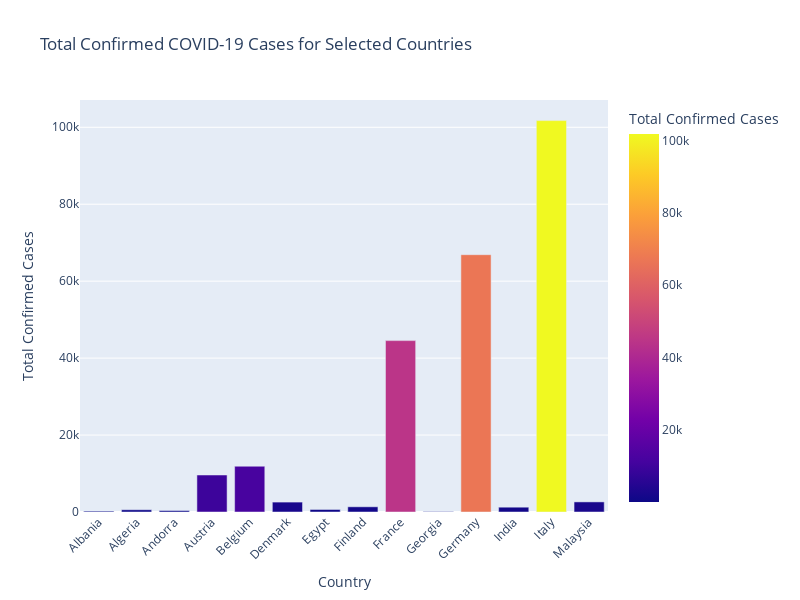

Write notebook code for a chart like this one.
### Code cell
import pandas as pd
import plotly.express as px

# List of countries you want to include in the plot
selected_countries = ['Albania', 'Algeria', 'Andorra','Denmark','Egypt','France','Georgia','Italy','India','Finland','Austria','Malaysia','Belgium','Germany']

# Filter the data for selected countries
selected_data = merged_df[merged_df['Country'].isin(selected_countries)]

# Grouping and aggregating data by Country to get the total confirmed cases
grouped_data = selected_data.groupby(['Country']).agg({'Cumulative_cases': 'max'}).reset_index()

# Create a Plotly figure
fig = px.bar(grouped_data, x='Country', y='Cumulative_cases',
             color='Cumulative_cases',
             labels={'Cumulative_cases': 'Total Confirmed Cases'},
             title='Total Confirmed COVID-19 Cases for Selected Countries',
             height=600)

# Adjust figure width and x-axis label rotation
fig.update_layout(width=800, xaxis_tickangle=-45)  

# Show the plot
fig.show()

### Figure 1 — Plotly figure (JSON) as saved in the notebook; plotly's stock layout.template omitted (floating-point values rounded to 4 significant figures)
{"data": [{"alignmentgroup": "True", "hovertemplate": "Country=%{x}<br>Total Confirmed Cases=%{marker.color}<extra></extra>", "legendgroup": "", "marker": {"color": [223, 584, 370, 9618, 11899, 2577, 656, 1352, 44550, 103, 66885, 1251, 101739, 2626], "coloraxis": "coloraxis", "pattern": {"shape": ""}}, "name": "", "offsetgroup": "", "orientation": "v", "showlegend": false, "textposition": "auto", "type": "bar", "x": ["Albania", "Algeria", "Andorra", "Austria", "Belgium", "Denmark", "Egypt", "Finland", "France", "Georgia", "Germany", "India", "Italy", "Malaysia"], "xaxis": "x", "y": [223, 584, 370, 9618, 11899, 2577, 656, 1352, 44550, 103, 66885, 1251, 101739, 2626], "yaxis": "y"}], "layout": {"barmode": "relative", "coloraxis": {"colorbar": {"title": {"text": "Total Confirmed Cases"}}, "colorscale": [[0, "#0d0887"], [0.1111, "#46039f"], [0.2222, "#7201a8"], [0.3333, "#9c179e"], [0.4444, "#bd3786"], [0.5556, "#d8576b"], [0.6667, "#ed7953"], [0.7778, "#fb9f3a"], [0.8889, "#fdca26"], [1, "#f0f921"]]}, "height": 600, "legend": {"tracegroupgap": 0}, "title": {"text": "Total Confirmed COVID-19 Cases for Selected Countries"}, "width": 800, "xaxis": {"anchor": "y", "autorange": true, "domain": [0, 1], "range": [-0.5, 13.5], "tickangle": -45, "title": {"text": "Country"}, "type": "category"}, "yaxis": {"anchor": "x", "autorange": true, "domain": [0, 1], "range": [0, 107100.0], "title": {"text": "Total Confirmed Cases"}, "type": "linear"}}}
